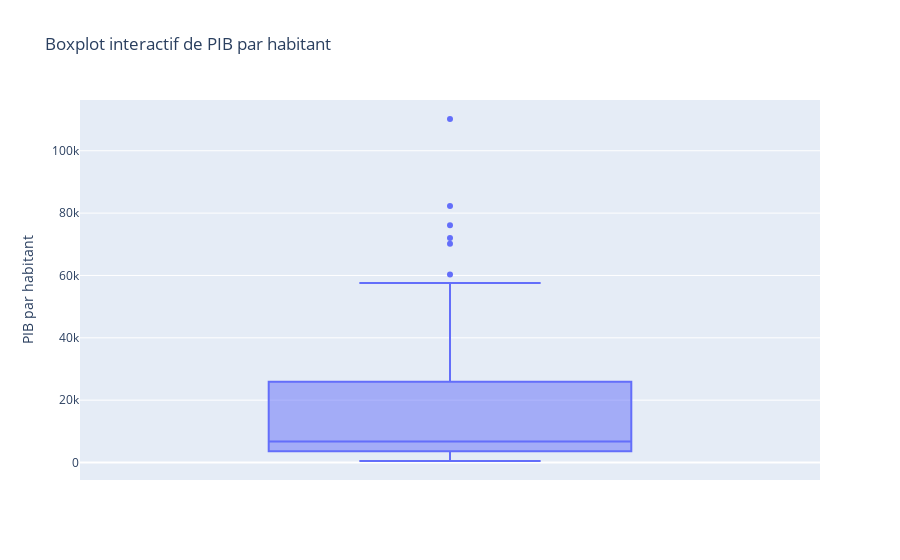
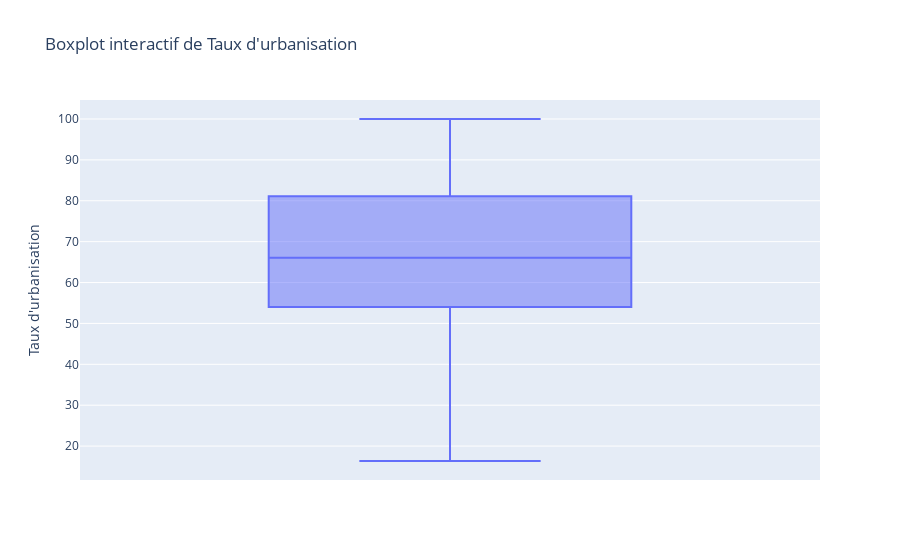
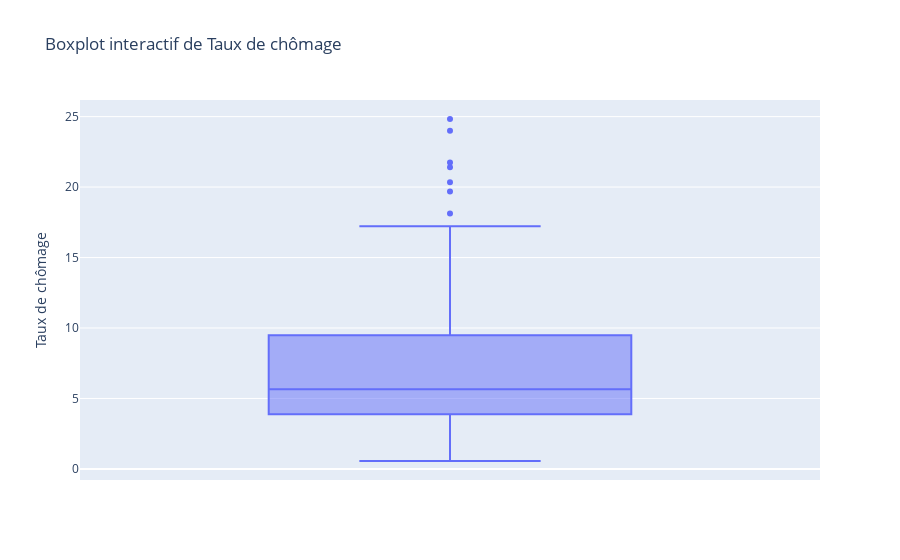
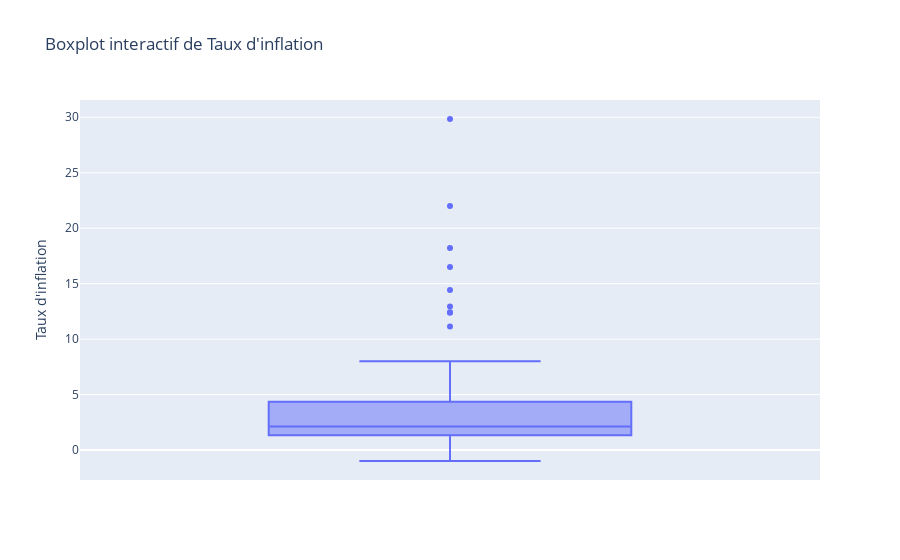

The code cell stored with these charts, in order, in its notebook:
### Code cell
# Création des boxplots interactifs pour chaque colonne
for col in df_final.columns:
    if col == 'Area':  # On évite de faire un boxplot pour la colonne Area
        continue
    
    # Création du boxplot interactif avec les informations sur les outliers
    fig = px.box(df_final, y=col, hover_data=['Area'], title=f"Boxplot interactif de {col}")

    # Affichage du graphique interactif
    fig.show()

### Figure 1 — Plotly figure (JSON) as saved in the notebook; plotly's stock layout.template omitted (floating-point values rounded to 4 significant figures)
{"data": [{"alignmentgroup": "True", "customdata": [["albania"], ["algeria"], ["angola"], ["armenia"], ["australia"], ["austria"], ["azerbaijan"], ["belarus"], ["belgium"], ["belize"], ["benin"], ["bolivia"], ["botswana"], ["brazil"], ["bulgaria"], ["cameroon"], ["canada"], ["chile"], ["china"], ["colombia"], ["congo"], ["costa rica"], ["croatia"], ["cyprus"], ["denmark"], ["ecuador"], ["el salvador"], ["estonia"], ["eswatini"], ["fiji"], ["finland"], ["france"], ["gabon"], ["georgia"], ["germany"], ["ghana"], ["greece"], ["guatemala"], ["guyana"], ["honduras"], ["hungary"], ["iceland"], ["india"], ["iraq"], ["ireland"], ["israel"], ["italy"], ["jamaica"], ["japan"], ["jordan"], ["kazakhstan"], ["kenya"], ["kuwait"], ["lebanon"], ["lesotho"], ["liberia"], ["lithuania"], ["luxembourg"], ["malaysia"], ["malta"], ["morocco"], ["myanmar"], ["namibia"], ["netherlands"], ["new zealand"], ["nicaragua"], ["niger"], ["nigeria"], ["norway"], ["oman"], ["pakistan"], ["panama"], ["paraguay"], ["philippines"], ["poland"], ["portugal"], ["romania"], ["russia"], ["samoa"], ["saudi arabia"], ["senegal"], ["serbia"], ["sierra leone"], ["slovenia"], ["south africa"], ["spain"], ["sri lanka"], ["suriname"], ["sweden"], ["switzerland"], ["thailand"], ["togo"], ["trinidad and tobago"], ["tunisia"], ["turkey"], ["uganda"], ["ukraine"], ["united arab emirates"], ["united kingdom"], ["united states"], ["uruguay"], ["vietnam"], ["zambia"]], "hovertemplate": "PIB par habitant=%{y}<br>Area=%{customdata[0]}<extra></extra>", "legendgroup": "", "marker": {"color": "#636efa"}, "name": "", "notched": false, "offsetgroup": "", "orientation": "v", "showlegend": false, "type": "box", "x0": " ", "xaxis": "x", "y": [4531.0, 4616.0, 2439.0, 4042.0, 53950.0, 47430.0, 4147.0, 5786.0, 44200.0, 6049.0, 1095.0, 3280.0, 6705.0, 9897.0, 8382.0, 1480.0, 45130.0, 15030.0, 8817.0, 6450.0, 1339.0, 12120.0, 13660.0, 26700.0, 57610.0, 6257.0, 3986.0, 20440.0, 3824.0, 5825.0, 46410.0, 38780.0, 6976.0, 4419.0, 44650.0, 1999.0, 18580.0, 4454.0, 6221.0, 2403.0, 14620.0, 72010.0, 1958.0, 4725.0, 70150.0, 41110.0, 32410.0, 5273.0, 38830.0, 4073.0, 9248.0, 1676.0, 29260.0, 8680.0, 1063.0, 706.9, 16890.0, 110200.0, 9980.0, 28810.0, 3289.0, 1263.0, 5454.0, 48680.0, 42910.0, 2127.0, 514.5, 1942.0, 76130.0, 17800.0, 1568.0, 15190.0, 6136.0, 3077.0, 13820.0, 21490.0, 10730.0, 10660.0, 4262.0, 20910.0, 1385.0, 6293.0, 484.5, 23510.0, 6734.0, 28190.0, 4388.0, 6113.0, 53790.0, 82250.0, 6437.0, 813.4, 16260.0, 3570.0, 10700.0, 766.2, 2638.0, 43060.0, 40570.0, 60320.0, 19000.0, 2992.0, 1496.0], "y0": " ", "yaxis": "y"}], "layout": {"boxmode": "group", "legend": {"tracegroupgap": 0}, "title": {"text": "Boxplot interactif de PIB par habitant"}, "xaxis": {"anchor": "y", "domain": [0, 1]}, "yaxis": {"anchor": "x", "domain": [0, 1], "title": {"text": "PIB par habitant"}}}}

### Figure 2 — Plotly figure (JSON) as saved in the notebook; plotly's stock layout.template omitted (floating-point values rounded to 4 significant figures)
{"data": [{"alignmentgroup": "True", "customdata": [["albania"], ["algeria"], ["angola"], ["armenia"], ["australia"], ["austria"], ["azerbaijan"], ["belarus"], ["belgium"], ["belize"], ["benin"], ["bolivia"], ["botswana"], ["brazil"], ["bulgaria"], ["cameroon"], ["canada"], ["chile"], ["china"], ["colombia"], ["congo"], ["costa rica"], ["croatia"], ["cyprus"], ["denmark"], ["ecuador"], ["el salvador"], ["estonia"], ["eswatini"], ["fiji"], ["finland"], ["france"], ["gabon"], ["georgia"], ["germany"], ["ghana"], ["greece"], ["guatemala"], ["guyana"], ["honduras"], ["hungary"], ["iceland"], ["india"], ["iraq"], ["ireland"], ["israel"], ["italy"], ["jamaica"], ["japan"], ["jordan"], ["kazakhstan"], ["kenya"], ["kuwait"], ["lebanon"], ["lesotho"], ["liberia"], ["lithuania"], ["luxembourg"], ["malaysia"], ["malta"], ["morocco"], ["myanmar"], ["namibia"], ["netherlands"], ["new zealand"], ["nicaragua"], ["niger"], ["nigeria"], ["norway"], ["oman"], ["pakistan"], ["panama"], ["paraguay"], ["philippines"], ["poland"], ["portugal"], ["romania"], ["russia"], ["samoa"], ["saudi arabia"], ["senegal"], ["serbia"], ["sierra leone"], ["slovenia"], ["south africa"], ["spain"], ["sri lanka"], ["suriname"], ["sweden"], ["switzerland"], ["thailand"], ["togo"], ["trinidad and tobago"], ["tunisia"], ["turkey"], ["uganda"], ["ukraine"], ["united arab emirates"], ["united kingdom"], ["united states"], ["uruguay"], ["vietnam"], ["zambia"]], "hovertemplate": "Taux d'urbanisation=%{y}<br>Area=%{customdata[0]}<extra></extra>", "legendgroup": "", "marker": {"color": "#636efa"}, "name": "", "notched": false, "offsetgroup": "", "orientation": "v", "showlegend": false, "type": "box", "x0": " ", "xaxis": "x", "y": [59.38, 72.05, 64.84, 63.1, 85.9, 58.09, 55.34, 78.13, 97.96, 45.6, 46.77, 69.08, 68.7, 86.31, 74.67, 55.78, 81.35, 87.49, 57.96, 80.45, 55.17, 78.56, 56.67, 66.84, 87.76, 63.67, 71.28, 68.72, 23.62, 55.74, 85.33, 80.18, 88.98, 58.23, 77.26, 55.41, 78.72, 50.68, 26.54, 56.46, 71.06, 93.77, 33.6, 70.28, 62.95, 92.34, 70.14, 55.38, 91.53, 90.75, 57.34, 26.56, 100, 88.43, 27.73, 50.7, 67.52, 90.73, 75.45, 94.55, 61.91, 30.32, 49.01, 91.08, 86.47, 58.3, 16.35, 49.52, 81.87, 83.56, 36.44, 67.36, 61.3, 46.68, 60.1, 64.65, 53.94, 74.29, 18.45, 83.62, 46.74, 55.94, 41.64, 54.27, 65.85, 80.08, 18.38, 66.04, 87.15, 73.76, 49.2, 41.16, 53.2, 68.64, 74.64, 23.2, 69.25, 86.25, 83.14, 82.06, 95.24, 35.21, 42.98], "y0": " ", "yaxis": "y"}], "layout": {"boxmode": "group", "legend": {"tracegroupgap": 0}, "title": {"text": "Boxplot interactif de Taux d'urbanisation"}, "xaxis": {"anchor": "y", "domain": [0, 1]}, "yaxis": {"anchor": "x", "domain": [0, 1], "title": {"text": "Taux d'urbanisation"}}}}

### Figure 3 — Plotly figure (JSON) as saved in the notebook; plotly's stock layout.template omitted (floating-point values rounded to 4 significant figures)
{"data": [{"alignmentgroup": "True", "customdata": [["albania"], ["algeria"], ["angola"], ["armenia"], ["australia"], ["austria"], ["azerbaijan"], ["belarus"], ["belgium"], ["belize"], ["benin"], ["bolivia"], ["botswana"], ["brazil"], ["bulgaria"], ["cameroon"], ["canada"], ["chile"], ["china"], ["colombia"], ["congo"], ["costa rica"], ["croatia"], ["cyprus"], ["denmark"], ["ecuador"], ["el salvador"], ["estonia"], ["eswatini"], ["fiji"], ["finland"], ["france"], ["gabon"], ["georgia"], ["germany"], ["ghana"], ["greece"], ["guatemala"], ["guyana"], ["honduras"], ["hungary"], ["iceland"], ["india"], ["iraq"], ["ireland"], ["israel"], ["italy"], ["jamaica"], ["japan"], ["jordan"], ["kazakhstan"], ["kenya"], ["kuwait"], ["lebanon"], ["lesotho"], ["liberia"], ["lithuania"], ["luxembourg"], ["malaysia"], ["malta"], ["morocco"], ["myanmar"], ["namibia"], ["netherlands"], ["new zealand"], ["nicaragua"], ["niger"], ["nigeria"], ["norway"], ["oman"], ["pakistan"], ["panama"], ["paraguay"], ["philippines"], ["poland"], ["portugal"], ["romania"], ["russia"], ["samoa"], ["saudi arabia"], ["senegal"], ["serbia"], ["sierra leone"], ["slovenia"], ["south africa"], ["spain"], ["sri lanka"], ["suriname"], ["sweden"], ["switzerland"], ["thailand"], ["togo"], ["trinidad and tobago"], ["tunisia"], ["turkey"], ["uganda"], ["ukraine"], ["united arab emirates"], ["united kingdom"], ["united states"], ["uruguay"], ["vietnam"], ["zambia"]], "hovertemplate": "Taux de chômage=%{y}<br>Area=%{customdata[0]}<extra></extra>", "legendgroup": "", "marker": {"color": "#636efa"}, "name": "", "notched": false, "offsetgroup": "", "orientation": "v", "showlegend": false, "type": "box", "x0": " ", "xaxis": "x", "y": [13.62, 12, 16.62, 12.97, 5.592, 5.561, 5, 5.648, 7.086, 6.596, 1.722, 3.655, 19.68, 12.79, 6.164, 3.581, 6.426, 7.29, 4.47, 9.086, 12.76, 7.729, 11.21, 11.15, 5.833, 3.836, 4.385, 5.807, 24.83, 4.328, 8.64, 9.41, 20.35, 13.94, 3.746, 3.369, 21.41, 2.462, 13.81, 5.528, 4.156, 2.742, 7.723, 13.02, 6.713, 4.14, 11.21, 7.399, 2.822, 18.12, 4.9, 3.54, 2.223, 10.24, 16.39, 3.066, 7.073, 5.522, 3.41, 4.008, 9.229, 1.356, 21.74, 4.839, 4.736, 3.3, 0.564, 4.826, 4.162, 2.524, 3.193, 5.395, 6.138, 2.552, 4.888, 8.869, 4.927, 5.212, 9.4, 5.89, 4.078, 13.48, 3.848, 6.573, 23.99, 17.22, 4.046, 7.883, 6.718, 4.797, 0.83, 3.744, 3.385, 15.33, 10.92, 3.643, 9.5, 2.462, 4.33, 4.355, 7.89, 1.874, 8.518], "y0": " ", "yaxis": "y"}], "layout": {"boxmode": "group", "legend": {"tracegroupgap": 0}, "title": {"text": "Boxplot interactif de Taux de chômage"}, "xaxis": {"anchor": "y", "domain": [0, 1]}, "yaxis": {"anchor": "x", "domain": [0, 1], "title": {"text": "Taux de chômage"}}}}

### Figure 4 — Plotly figure (JSON) as saved in the notebook; plotly's stock layout.template omitted (floating-point values rounded to 4 significant figures)
{"data": [{"alignmentgroup": "True", "customdata": [["albania"], ["algeria"], ["angola"], ["armenia"], ["australia"], ["austria"], ["azerbaijan"], ["belarus"], ["belgium"], ["belize"], ["benin"], ["bolivia"], ["botswana"], ["brazil"], ["bulgaria"], ["cameroon"], ["canada"], ["chile"], ["china"], ["colombia"], ["congo"], ["costa rica"], ["croatia"], ["cyprus"], ["denmark"], ["ecuador"], ["el salvador"], ["estonia"], ["eswatini"], ["fiji"], ["finland"], ["france"], ["gabon"], ["georgia"], ["germany"], ["ghana"], ["greece"], ["guatemala"], ["guyana"], ["honduras"], ["hungary"], ["iceland"], ["india"], ["iraq"], ["ireland"], ["israel"], ["italy"], ["jamaica"], ["japan"], ["jordan"], ["kazakhstan"], ["kenya"], ["kuwait"], ["lebanon"], ["lesotho"], ["liberia"], ["lithuania"], ["luxembourg"], ["malaysia"], ["malta"], ["morocco"], ["myanmar"], ["namibia"], ["netherlands"], ["new zealand"], ["nicaragua"], ["niger"], ["nigeria"], ["norway"], ["oman"], ["pakistan"], ["panama"], ["paraguay"], ["philippines"], ["poland"], ["portugal"], ["romania"], ["russia"], ["samoa"], ["saudi arabia"], ["senegal"], ["serbia"], ["sierra leone"], ["slovenia"], ["south africa"], ["spain"], ["sri lanka"], ["suriname"], ["sweden"], ["switzerland"], ["thailand"], ["togo"], ["trinidad and tobago"], ["tunisia"], ["turkey"], ["uganda"], ["ukraine"], ["united arab emirates"], ["united kingdom"], ["united states"], ["uruguay"], ["vietnam"], ["zambia"]], "hovertemplate": "Taux d'inflation=%{y}<br>Area=%{customdata[0]}<extra></extra>", "legendgroup": "", "marker": {"color": "#636efa"}, "name": "", "notched": false, "offsetgroup": "", "orientation": "v", "showlegend": false, "type": "box", "x0": " ", "xaxis": "x", "y": [1.987, 5.591, 29.84, 0.9696, 1.949, 2.081, 12.94, 6.032, 2.126, 1.148, 0.04326, 2.823, 3.308, 3.446, 2.062, 0.6404, 1.597, 2.183, 1.593, 4.314, 0.4501, 1.626, 1.129, 0.5318, 1.147, 0.4173, 1.012, 3.417, 6.221, 3.348, 0.754, 1.032, 2.652, 6.035, 1.509, 12.37, 1.121, 4.425, 1.905, 3.934, 2.348, 1.76, 3.328, 0.1841, 0.3622, 0.2594, 1.227, 4.378, 0.4842, 3.324, 7.443, 8.006, 2.172, 4.321, 4.448, 12.42, 3.723, 1.731, 3.871, 1.364, 0.7547, 4.573, 6.146, 1.381, 1.851, 3.851, 2.796, 16.5, 1.875, 1.589, 4.085, 0.8756, 3.602, 2.853, 2.076, 1.369, 1.339, 3.683, 1.75, -0.8382, 1.318, 3.131, 18.22, 1.429, 5.184, 1.956, 7.704, 22.0, 1.794, 0.5338, 0.6656, -0.9819, 1.88, 5.309, 11.14, 5.21, 14.44, 1.967, 2.558, 2.13, 6.218, 3.52, 6.577], "y0": " ", "yaxis": "y"}], "layout": {"boxmode": "group", "legend": {"tracegroupgap": 0}, "title": {"text": "Boxplot interactif de Taux d'inflation"}, "xaxis": {"anchor": "y", "domain": [0, 1]}, "yaxis": {"anchor": "x", "domain": [0, 1], "title": {"text": "Taux d'inflation"}}}}
